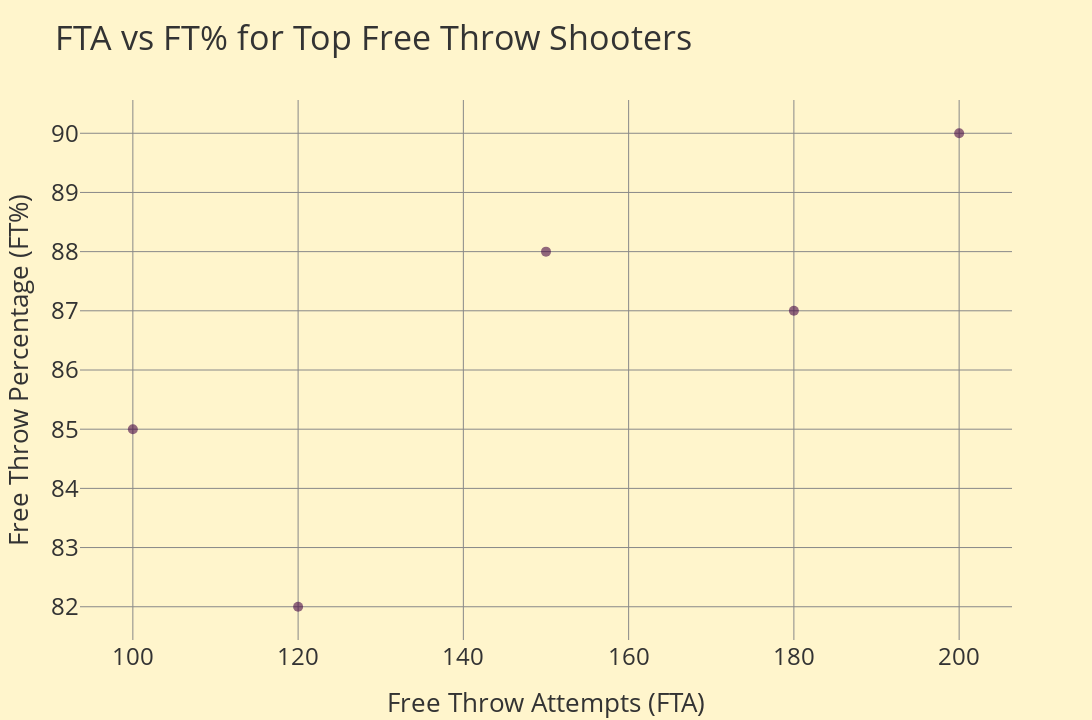

The notebook cell saved with this chart:
### Code cell
import plotly.express as px
import pandas as pd

# Sample data for free throw shooters
data = {
    'Player': ['Player 1', 'Player 2', 'Player 3', 'Player 4', 'Player 5'],
    'FTA': [100, 150, 200, 120, 180],  # Free Throw Attempts
    'FT%': [85, 88, 90, 82, 87]  # Free Throw Percentage
}

# Convert data into DataFrame
free_throw_final = pd.DataFrame(data)

# Create the scatter plot using Plotly
fig = px.scatter(free_throw_final, x='FTA', y='FT%', title='FTA vs FT% for Top Free Throw Shooters', hover_name='Player')

# Apply any theme if you have one, or skip this for now
# fig.update_layout(template='base')

# Update the layout for better visualization
fig.update_traces(marker=dict(size=10, opacity=0.6))
fig.update_layout(xaxis_title='Free Throw Attempts (FTA)', yaxis_title='Free Throw Percentage (FT%)')
fig.update_layout(width=1280, height=720)  # Adjust to your desired width and height

# Show the plot
fig.show()

### Figure 1 — Plotly figure (JSON) as saved in the notebook; plotly's stock layout.template omitted (floating-point values rounded to 4 significant figures)
{"data": [{"hovertemplate": "<b>%{hovertext}</b><br><br>FTA=%{x}<br>FT%=%{y}<extra></extra>", "hovertext": ["Player 1", "Player 2", "Player 3", "Player 4", "Player 5"], "legendgroup": "", "marker": {"color": "#470945", "opacity": 0.6, "size": 10, "symbol": "circle"}, "mode": "markers", "name": "", "orientation": "v", "showlegend": false, "type": "scatter", "x": [100, 150, 200, 120, 180], "xaxis": "x", "y": [85, 88, 90, 82, 87], "yaxis": "y"}], "layout": {"height": 720, "legend": {"tracegroupgap": 0}, "title": {"text": "FTA vs FT% for Top Free Throw Shooters"}, "width": 1280, "xaxis": {"anchor": "y", "domain": [0, 1], "title": {"text": "Free Throw Attempts (FTA)"}}, "yaxis": {"anchor": "x", "domain": [0, 1], "title": {"text": "Free Throw Percentage (FT%)"}}}}
